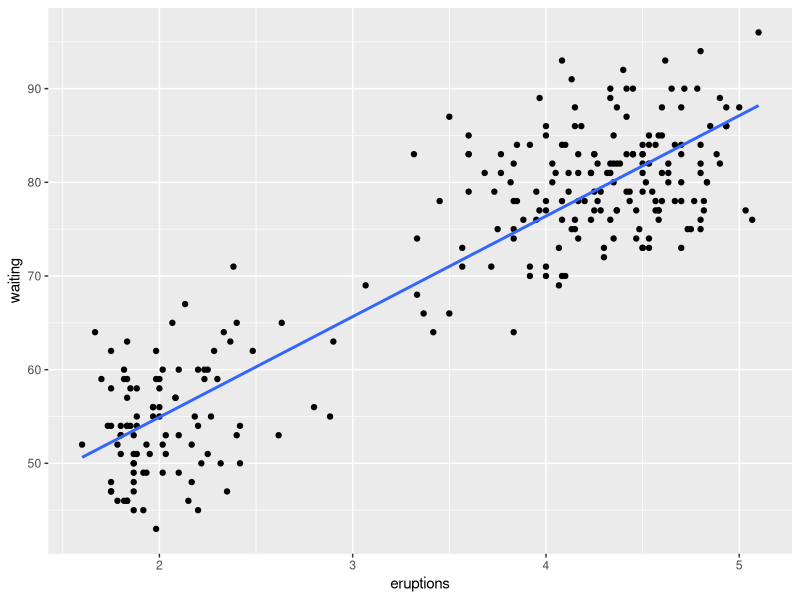

This chart was generated by the following R code:
# covariance and correlation

library(tidyverse)
?faithful
df = faithful

# data visualization
df %>%
  ggplot(aes(eruptions, waiting)) + 
  geom_point() +
  geom_smooth(method = 'lm', formula = y~ x, se = FALSE)

#covariance calculation
df %>%
  mutate(eruption_ = eruptions - mean(eruptions),
         waiting_ = waiting - mean(waiting)) -> df

df %>%
  mutate(z = eruption_ * waiting_) -> df

sum(df$z) / (nrow(df) - 1)

# covariance computation
var(df$eruptions, df$waiting)

# correlation calculation
nom = var(df$eruptions, df$waiting)
denom = sqrt(var(df$eruptions)*var(df$waiting))
nom / denom

# correlation computation
cor(df$eruptions, df$waiting)
cor(df[1:2])

# pearson correlation analysis
## Null hypothesis: correlation is 0
## Alternative hypothesis: correlation is not 0
cor.test(df$eruptions, df$waiting)

# summary
# data 
df = faithful
head(df)
# pearson correlation analysis
cor.test(df$eruptions, df$waiting)


# Application
## data
df2 = iris
cor(df2[-5])
head(df2)
head(df2[-5]) # to cut Species column (categorical vars)

## multiple features correlations with pearson probability
library(psych)
?corr.test
corr.test(df2[-5])

# Application 2
## data
df2 = iris
cor(df2[-5])
head(df2)
head(df2[-5]) # to cut Species column (categorical vars)

# Normal distribution test 
lapply(df2[-5], shapiro.test)

## Sepal.Length, Petal.Length, Petal.Width are not in normal distribution
corOut <- corr.test(df2[-5], method = "kendall", adjust = 'none') 
corOut[["p"]] %>% round(., digits = 3)
corOut[["r"]] %>% round(., digits = 3)
